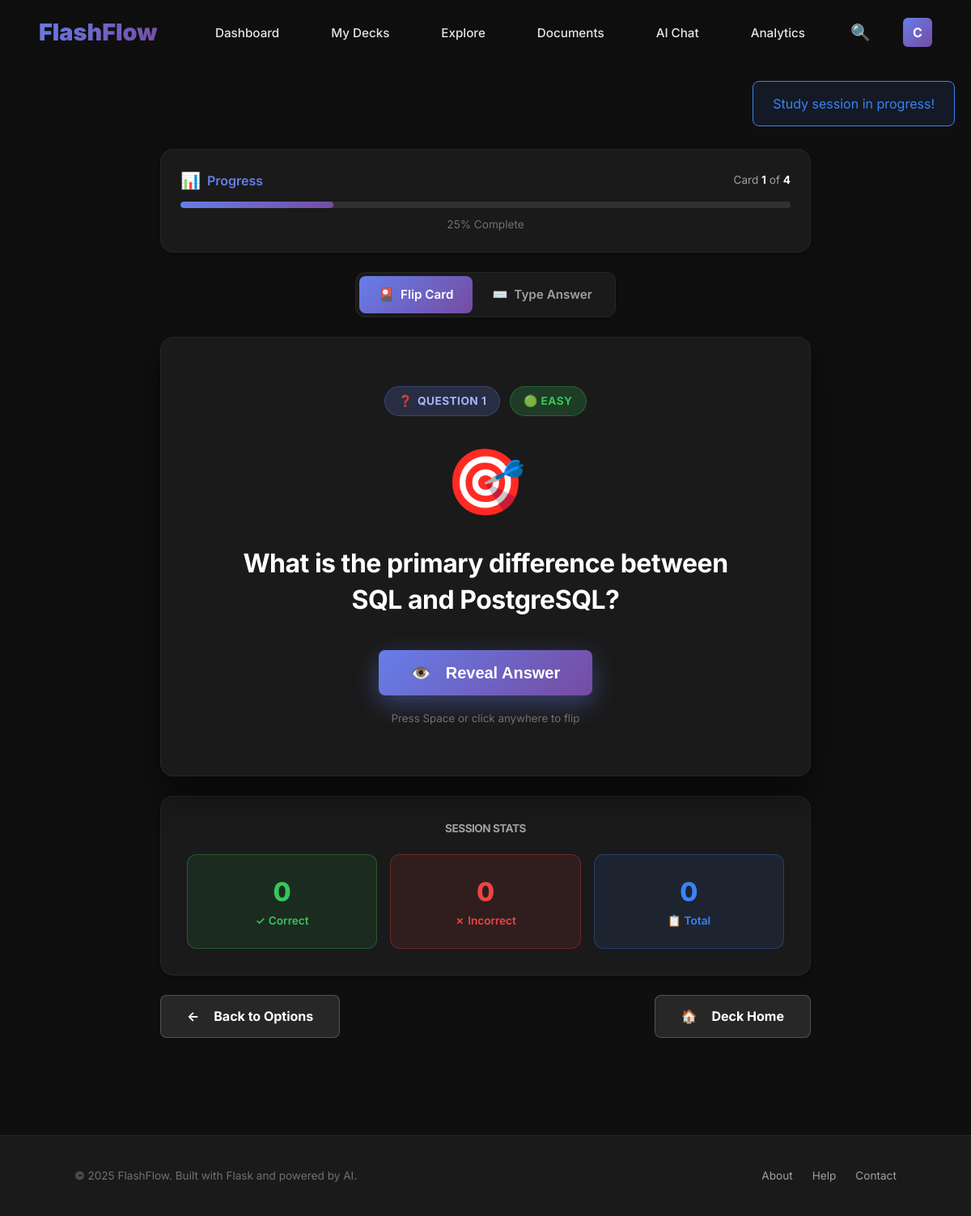
The page /study/5/session (signed in) on the database its author committed.
### app/models/user.py (models this page shows, shortened)
class User(UserMixin, BaseModel):
    __tablename__ = 'users'
    username = db.Column(db.String(80), unique=True, nullable=False)
    email = db.Column(db.String(120), unique=True, nullable=False)
    password_hash = db.Column(db.String(255), nullable=False)
    is_active = db.Column(db.Boolean, default=True, nullable=False)
    ai_enabled = db.Column(db.Boolean, default=True, nullable=False)  # Changed default to True
    ai_provider = db.Column(db.String(20), default='gemini', nullable=True)
    decks = db.relationship('Deck', backref='owner', lazy=True, cascade='all, delete-orphan')

### app/models/flashcard.py (models this page shows, shortened)
class Flashcard(BaseModel):
    __tablename__ = 'flashcards'
    front_text = db.Column(db.Text, nullable=False)
    back_text = db.Column(db.Text, nullable=False)
    difficulty = db.Column(db.Integer, default=1)  # 1-5 difficulty scale (legacy)
    times_studied = db.Column(db.Integer, default=0)
    times_correct = db.Column(db.Integer, default=0)
    ease_factor = db.Column(db.Float, default=2.5)  # How "easy" card is (1.3-3.0)
    interval = db.Column(db.Integer, default=0)  # Days until next review
    repetitions = db.Column(db.Integer, default=0)  # Consecutive correct answers
    next_review_date = db.Column(db.DateTime, default=lambda: datetime.utcnow())
    last_reviewed = db.Column(db.DateTime, nullable=True)
    learning_state = db.Column(db.String(20), default='new')  # new/learning/review/mastered
    ai_generated = db.Column(db.Boolean, default=False, nullable=False)
    generation_prompt = db.Column(db.Text, nullable=True)  # Store the prompt that generated this card
    ai_provider = db.Column(db.String(20), nullable=True)  # Which AI generated it (gemini, openai, etc.)
    deck_id = db.Column(db.Integer, db.ForeignKey('decks.id'), nullable=False)
    @property
    def front(self):
        """Alias for front_text (backward compatibility)"""
        return self.front_text
    @property
    def back(self):
        """Alias for back_text (backward compatibility)"""
        return self.back_text

### app/views/study.py (the view)
@study_bp.route('/<int:deck_id>/session')
@login_required
def study_session(deck_id):
    deck = Deck.query.get_or_404(deck_id)
    if not DeckService.user_can_access_deck(deck, current_user.id):
        flash('You do not have permission to study this deck.', 'error')
        return redirect(url_for('decks.index'))
    study_settings = session.get('study_settings', {})
    if study_settings.get('deck_id') != deck_id:
        study_settings = {
            'deck_id': deck_id,
            'study_mode': 'sm2',  # Default to spaced repetition
            'card_limit': None,
            'interaction_mode': 'flip'
        }
        session['study_settings'] = study_settings
    cards = StudyService.get_study_cards(
        deck_id=deck_id,
        study_mode=study_settings.get('study_mode', 'sm2'),
        limit=study_settings['card_limit']
    )
    if not cards:
        flash('No cards due for review! Great work! 🎉', 'success')
        return redirect(url_for('decks.view', id=deck_id))
    if 'current_session' not in session or session['current_session'].get('deck_id') != deck_id:
        session['current_session'] = {
            'deck_id': deck_id,
            'card_ids': [card.id for card in cards],
            'current_index': 0,
            'correct_count': 0,
            'total_studied': 0,
            'quality_ratings': []  # Track quality ratings for SM-2 statistics
        }
    current_session = session['current_session']
    if current_session['current_index'] >= len(current_session['card_ids']):
        return redirect(url_for('study.complete', deck_id=deck_id))
    current_card_id = current_session['card_ids'][current_session['current_index']]
    current_card = StudyService.get_by_id(current_card_id)
    if not current_card:
        flash('Error loading flashcard.', 'error')
        return redirect(url_for('decks.view', id=deck_id))
    progress = {
        'current': current_session['current_index'] + 1,
        'total': len(current_session['card_ids']),
        'percentage': round(((current_session['current_index'] + 1) / len(current_session['card_ids'])) * 100)
    }
    return render_template(
        'study/sessions.html',
        title=f'Studying {deck.name}',
        deck=deck,
        card=current_card,
        progress=progress,
        session_stats=current_session,
        preferred_mode=study_settings.get('interaction_mode', 'flip')
    )

### app/templates/study/sessions.html (shortened to what this page needs)
{% extends "base.html" %}
{% block content %}
<div style="min-height: 100vh; display: flex; flex-direction: column; padding-top: calc(var(--navbar-height) + var(--space-md)); padding-bottom: var(--space-2xl);">
    <div class="container" style="max-width: 900px;">
        <div style="background: var(--color-bg-secondary); border: 1px solid var(--color-border-light); border-radius: var(--radius-xl); padding: var(--space-md); margin-bottom: var(--space-md); box-shadow: var(--shadow-md);">
            <div style="display: flex; justify-content: space-between; align-items: center; margin-bottom: 12px;">
                <span style="font-weight: var(--font-weight-semibold); color: var(--color-primary); display: flex; align-items: center; gap: 8px;">
                    <span style="font-size: 20px;">📊</span> Progress
                </span>
                <span style="color: var(--color-text-tertiary); font-size: var(--font-size-sm);">
                    Card <strong style="color: var(--color-text-primary);">{{ progress.current }}</strong> of <strong style="color: var(--color-text-primary);">{{ progress.total }}</strong>
                </span>
            </div>
            <div style="height: 8px; background: var(--overlay-medium); border-radius: 4px; overflow: hidden; position: relative;">
                <div style="height: 100%; background: var(--gradient-primary); border-radius: 4px; width: {{ progress.percentage }}%; transition: width 0.5s ease;"></div>
            </div>
            <div style="text-align: center; margin-top: 8px;">
                <span style="color: var(--color-text-muted); font-size: var(--font-size-sm);">{{ progress.percentage }}% Complete</span>
            </div>
        </div>
        <div style="text-align: center; margin-bottom: var(--space-md);">
            <div style="display: inline-flex; background: var(--color-bg-secondary); border: 1px solid var(--color-border-light); border-radius: var(--radius-lg); padding: 4px; box-shadow: var(--shadow-sm);">
                <label for="flipMode" style="padding: 12px 24px; cursor: pointer; border-radius: var(--radius-md); transition: var(--transition-base); font-weight: var(--font-weight-semibold); font-size: var(--font-size-base); display: flex; align-items: center; gap: 8px;">
                    <span>🎴</span> Flip Card
                </label>
                <label for="typeMode" style="padding: 12px 24px; cursor: pointer; border-radius: var(--radius-md); transition: var(--transition-base); font-weight: var(--font-weight-semibold); font-size: var(--font-size-base); display: flex; align-items: center; gap: 8px;">
                    <span>⌨️</span> Type Answer
                </label>
            </div>
        </div>
        <div id="flashcard" style="background: var(--color-bg-secondary); border: 1px solid var(--color-border-light); border-radius: var(--radius-xl); padding: var(--space-2xl) var(--space-xl); box-shadow: var(--shadow-xl); min-height: 500px; display: flex; flex-direction: column; justify-content: center; align-items: center; text-align: center; position: relative; overflow: hidden; transition: var(--transition-base);">
            <div style="position: relative; z-index: 1; width: 100%;">
                <div style="margin-bottom: var(--space-md); display: flex; justify-content: center; gap: 12px; flex-wrap: wrap;">
                    <span class="badge badge-primary" style="padding: 8px 16px; font-size: var(--font-size-sm);">
                        <span style="margin-right: 6px;">❓</span>Question {{ progress.current }}
                    </span>
                    <span class="badge {% if card.difficulty == 1 %}badge-success{% elif card.difficulty == 2 %}badge-warning{% else %}badge-danger{% endif %}" style="padding: 8px 16px; font-size: var(--font-size-sm);">
                        {% if card.difficulty == 1 %}🟢 Easy
                        {% elif card.difficulty == 2 %}🟡 Medium
                        {% else %}🔴 Hard
                        {% endif %}
                    </span>
                </div>
                <div id="flip-mode-container">
                    <div id="card-front" class="card-face">
                        <div style="font-size: 80px; margin-bottom: var(--space-md); animation: float 3s ease-in-out infinite;">🎯</div>
                        <h3 style="font-size: var(--font-size-2xl); font-weight: var(--font-weight-bold); line-height: var(--line-height-normal); margin-bottom: var(--space-xl); color: var(--color-text-primary); max-width: 600px; margin-left: auto; margin-right: auto;">
                            {{ card.front_text }}
                        </h3>
                        <button class="btn btn-primary btn-lg" onclick="flipCard()" style="box-shadow: var(--shadow-primary);">
                            <span style="margin-right: 8px;">👁️</span>Reveal Answer
                        </button>
                        <div style="margin-top: var(--space-sm);">
                            <small style="color: var(--color-text-muted);">Press Space or click anywhere to flip</small>
                        </div>
                    </div>
                </div>
            </div>
        </div>
        <div style="background: var(--color-bg-secondary); border: 1px solid var(--color-border-light); border-radius: var(--radius-xl); padding: var(--space-lg); margin-top: var(--space-md); box-shadow: var(--shadow-md);">
            <h6 style="text-align: center; margin-bottom: var(--space-md); color: var(--color-text-tertiary); text-transform: uppercase; font-size: var(--font-size-sm); font-weight: var(--font-weight-bold);">Session Stats</h6>
            <div style="display: grid; grid-template-columns: repeat(auto-fit, minmax(120px, 1fr)); gap: var(--space-sm);">
                <div style="background: rgba(52, 199, 89, 0.1); border: 1px solid rgba(52, 199, 89, 0.3); border-radius: var(--radius-lg); padding: var(--space-md); text-align: center; transition: var(--transition-base);">
                    <div style="font-size: var(--font-size-2xl); font-weight: var(--font-weight-extrabold); color: var(--color-success); margin-bottom: 4px;">
                        {{ session_stats.correct_count }}
                    </div>
                    <div style="font-size: var(--font-size-sm); color: var(--color-success); font-weight: var(--font-weight-semibold); display: flex; align-items: center; justify-content: center; gap: 4px;">
                        <span>✓</span>Correct
                    </div>
                </div>
                <div style="background: rgba(239, 68, 68, 0.1); border: 1px solid rgba(239, 68, 68, 0.3); border-radius: var(--radius-lg); padding: var(--space-md); text-align: center; transition: var(--transition-base);">
                    <div style="font-size: var(--font-size-2xl); font-weight: var(--font-weight-extrabold); color: var(--color-danger); margin-bottom: 4px;">
                        {{ session_stats.total_studied - session_stats.correct_count }}
                    </div>
                    <div style="font-size: var(--font-size-sm); color: var(--color-danger); font-weight: var(--font-weight-semibold); display: flex; align-items: center; justify-content: center; gap: 4px;">
                        <span>✗</span>Incorrect
                    </div>
                </div>
                <div style="background: rgba(59, 130, 246, 0.1); border: 1px solid rgba(59, 130, 246, 0.3); border-radius: var(--radius-lg); padding: var(--space-md); text-align: center; transition: var(--transition-base);">
                    <div style="font-size: var(--font-size-2xl); font-weight: var(--font-weight-extrabold); color: var(--color-info); margin-bottom: 4px;">
                        {{ session_stats.total_studied }}
                    </div>
                    <div style="font-size: var(--font-size-sm); color: var(--color-info); font-weight: var(--font-weight-semibold); display: flex; align-items: center; justify-content: center; gap: 4px;">
                        <span>📋</span>Total
                    </div>
                </div>
            </div>
        </div>
        <div style="display: flex; justify-content: space-between; align-items: center; margin-top: var(--space-md); gap: 12px; flex-wrap: wrap;">
            <a href="{{ url_for('study.start', deck_id=deck.id) }}" class="btn btn-secondary">
                <span style="margin-right: 8px;">←</span>Back to Options
            </a>
            <a href="{{ url_for('decks.view', id=deck.id) }}" class="btn btn-secondary">
                <span style="margin-right: 8px;">🏠</span>Deck Home
            </a>
        </div>
    </div>
</div>
{% endblock %}

### app/templates/base.html (shortened to what this page needs)
<!DOCTYPE html>
<html lang="en">
<head>
    <link href="https://cdn.jsdelivr.net/npm/bootstrap@5.3.0/dist/css/bootstrap-grid.min.css" rel="stylesheet">
    <link rel="stylesheet" href="https://cdn.jsdelivr.net/npm/bootstrap-icons@1.10.0/font/bootstrap-icons.css">
    <link rel="stylesheet" href="{{ url_for('static', filename='css/base.css') }}">
    <link rel="stylesheet" href="{{ url_for('static', filename='css/components.css') }}">
    <link rel="stylesheet" href="{{ url_for('static', filename='css/layouts.css') }}">
    <link rel="stylesheet" href="{{ url_for('static', filename='css/utilities.css') }}">
</head>
<body>
    <nav class="navbar">
        <div class="logo">
            <a href="{{ url_for('main.index') }}" style="text-decoration: none; color: inherit;">
                FlashFlow
            </a>
        </div>
        <div class="nav-links" id="navLinks">
            {% if current_user.is_authenticated %}
                <a href="{{ url_for('main.dashboard') }}"
                   class="nav-link {% if request.endpoint == 'main.dashboard' %}active{% endif %}">
                    Dashboard
                </a>
                <a href="{{ url_for('decks.index') }}"
                   class="nav-link {% if request.endpoint and 'decks' in request.endpoint %}active{% endif %}">
                    My Decks
                </a>
                <a href="{{ url_for('decks.public') }}"
                   class="nav-link {% if request.endpoint == 'decks.public' %}active{% endif %}">
                    Explore
                </a>
                <a href="{{ url_for('documents.library') }}"
                   class="nav-link {% if request.endpoint and 'documents' in request.endpoint %}active{% endif %}"
                   title="My Documents">
                    Documents
                </a>
                <a href="{{ url_for('chat.index') }}"
                   class="nav-link {% if request.endpoint and 'chat' in request.endpoint %}active{% endif %}"
                   title="AI Chat">
                    AI Chat
                </a>
                <a href="{{ url_for('mc_metrics.dashboard') }}"
                   class="nav-link {% if request.endpoint and 'mc_metrics' in request.endpoint %}active{% endif %}"
                   title="Metrics">
                    Analytics
                </a>
                <div class="search-container">
                    <span class="search-icon" title="Search decks">🔍</span>
                </div>
                <a href="{{ url_for('auth.profile') }}" class="profile-icon" title="{{ current_user.username }}">
                    {{ current_user.username[0].upper() }}
                </a>
            {% endif %}
        </div>
    </nav>
    <main class="main-content">
        {% block content %}{% endblock %}
    </main>
    <footer class="footer">
        <div class="container">
            <div class="footer-content">
                <div class="footer-text">
                    &copy; 2025 FlashFlow. Built with Flask and powered by AI.
                </div>
                <div class="footer-links">
                    <a href="{{ url_for('main.about') }}" class="footer-link">About</a>
                    <a href="{{ url_for('main.help') }}" class="footer-link">Help</a>
                    <a href="#" class="footer-link">Contact</a>
                </div>
            </div>
        </div>
    </footer>
</body>
</html>

### rows shown on the page
User: username "C"
Flashcard: front_text "What is the primary difference between SQL and PostgreSQL?"

### other values the page prints
{{ progress.current }} "1"
{{ progress.total }} "4"
{{ progress.percentage }} "25"
{{ session_stats.correct_count }} "0"
{{ session_stats.total_studied - session_stats.correct_count }} "0"
{{ session_stats.total_studied }} "0"
